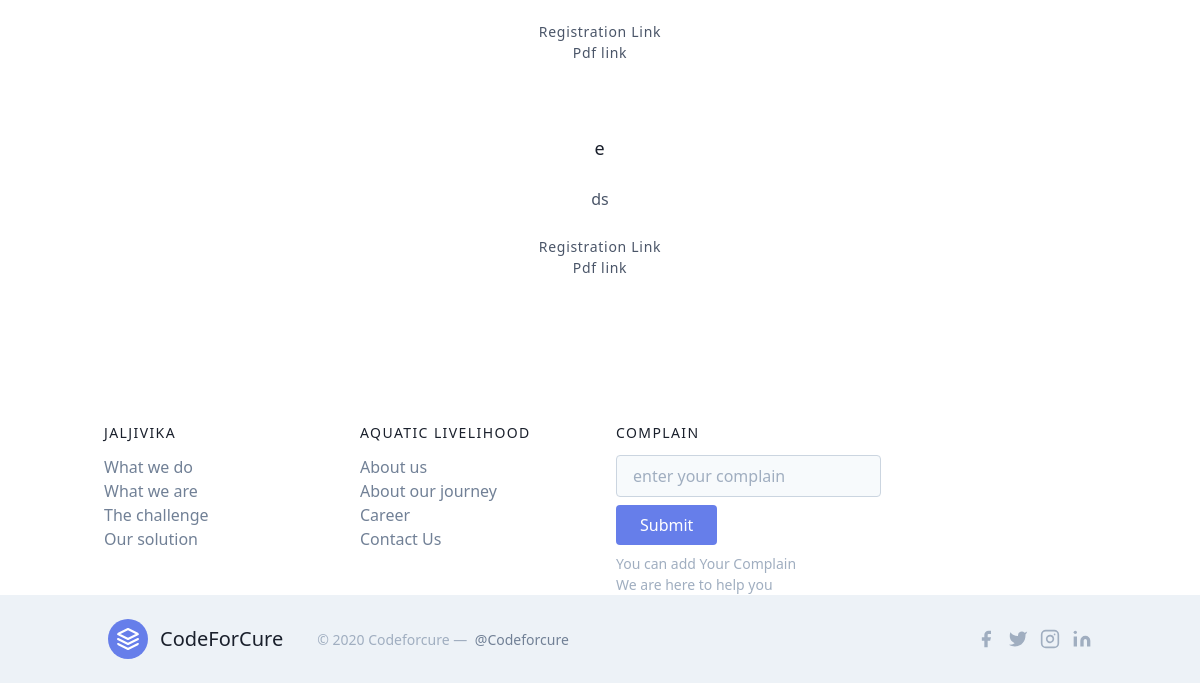
/infos/ (lower part), run on an earlier commit of the app's database.
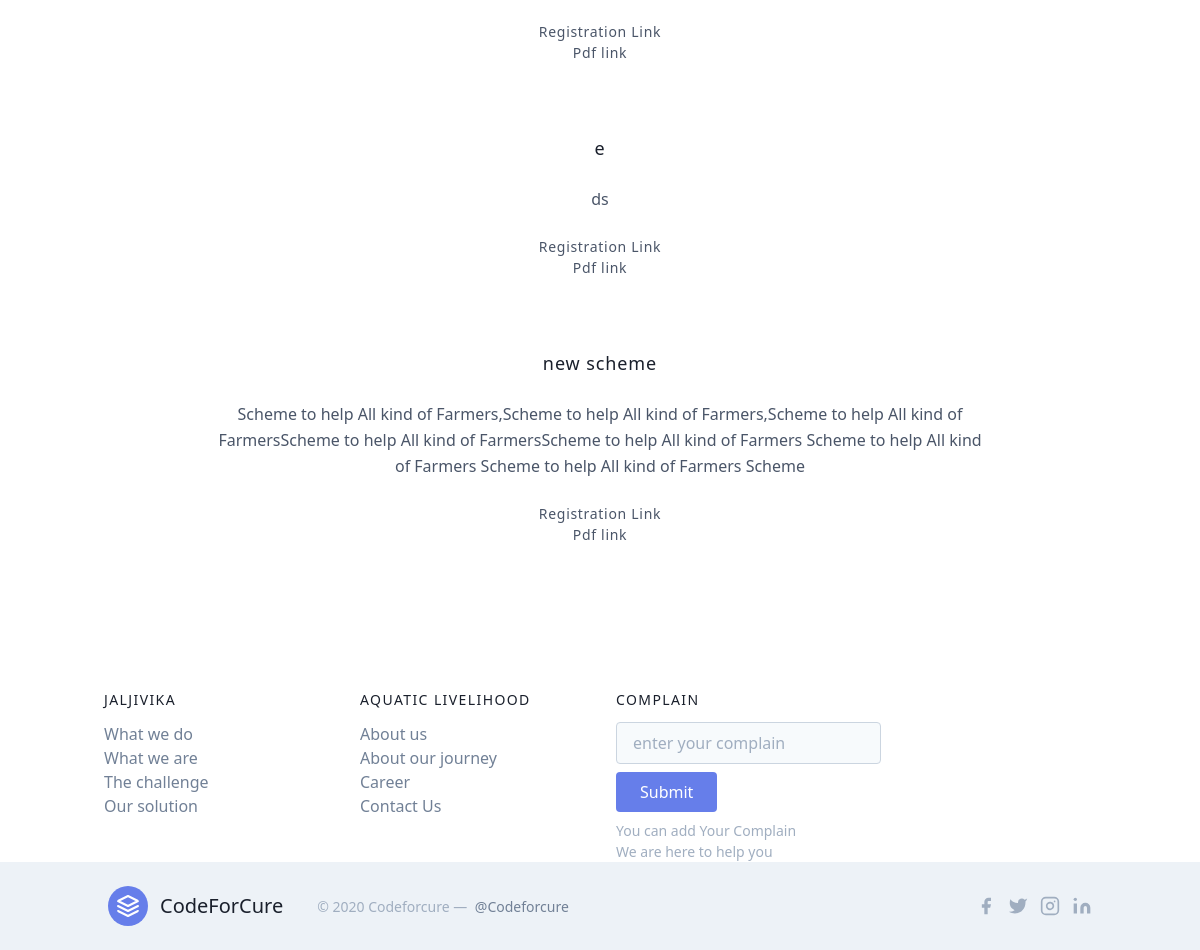
And on a later commit of the database.
### Info/models.py (models this page shows, shortened)
class Info(models.Model):
    name = models.CharField(_("Scheme name"), max_length=100)
    description = models.TextField(_("Description about the scheme"), max_length=250,blank=True)
    registerationlink = models.CharField(_("Registration link"), max_length=150,blank=True)
    pdflink = models.CharField(_("Brochure Link"), max_length=150,blank=True)

### Info/views.py (the view)
# urls.py: path('infos/',views.infos,name = 'infos'),
def infos(request):
    infos = Info.objects.all()
    search_term = ''
    if 'search' in request.GET:
        search_term = request.GET['search']
        infos = infos.filter(
            Q(name__icontains=search_term)
        )
    context = {
        'infos':infos,'search_term':search_term
    }
    return render(request,'Info/schema.html',context)

### templates/Info/schema.html (shortened to what the changed rows need)
<html lang="en">
<head>
  <link href="https://unpkg.com/tailwindcss@^1.0/dist/tailwind.min.css" rel="stylesheet">
</head>
<body>
<br>
<br>
<br>
    <section class="text-gray-700 body-font">
      <div class="container  mx-auto">
        <div class="xl:w-3/4 lg:w-3/4  mx-auto text-center">
        {% for info in infos %}
            <div class="text-center">
              <div class="text-gray-900 font-medium title-font tracking-wider text-lg text-center">
                {{ info.name}}
              </div>
                  <br>
                  <p class="leading-relaxed">{{ info.description}}</p>
                  <br>
                  <a href="{{ info.registerationlink}}" class=" font-medium title-font tracking-wider text-sm">Registration Link</a>
                <br>
                <a href="{{ info.pdflink }}" class="font-medium title-font tracking-wider text-sm">Pdf link</a>
            </div>
            <br>
            <br><br>
          {% endfor %}
        </div>
      </div>
    </section>
    <br>
    <br>
    <br>
<footer class="text-gray-700 body-font">
  <div class="container mx-auto">
    <div class="flex flex-wrap md:text-left text-center order-first">
      <div class="lg:w-1/4 md:w-1/2 w-full px-4">
        <h2 class="title-font font-medium text-gray-900 tracking-widest text-sm mb-3">JALJIVIKA</h2>
      </div>
      <div class="lg:w-1/4 md:w-1/2 w-full px-4">
        <h2 class="title-font font-medium text-gray-900 tracking-widest text-sm mb-3">AQUATIC LIVELIHOOD</h2>
      </div>
      <div class="lg:w-1/4 md:w-1/2 w-full px-4">
        <h2 class="title-font font-medium text-gray-900 tracking-widest text-sm mb-3">COMPLAIN</h2>
      </div>
    </div>
  </div>
</footer>
</body>
</html>

What changed in the data, as far as the page shows it:
added Info: name "new scheme", description "Scheme to help All kind of Farmers,Scheme to help All kind of Farmers,Scheme to help All kind of FarmersScheme to help All kind of FarmersScheme to help All kind of Farmers Scheme to help All kind of Farmers Scheme to help All kind of Farmers Scheme"
